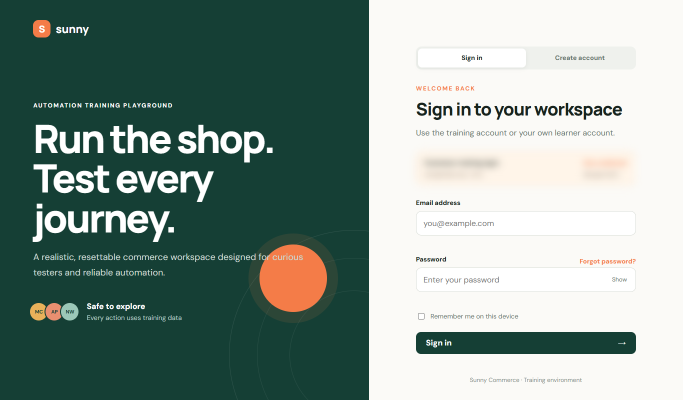
#> input picture evidence/ecommerce-lite/chay-test/dang-nhap-tc-001-form-dang-nhap-20261120-114808.png, 1366 x 800 px (shown at 1/2 size)
$ python -i process_logo.py   (imports and definitions only)
#> lines starting #> are read from the running program, lines starting #| are printed output that depends on the picture
### scripts/test_automation/theme.py
"""Giao diện thương hiệu dùng chung cho MỌI trang HTML do script sinh ra (kết quả chạy, bug, tài liệu, trang tổng).

Một nơi duy nhất giữ: bảng màu (lấy mẫu từ ảnh thương hiệu), font, chế độ sáng/tối, bảng rộng có cột cố định và thanh cuộn ngang, logo.
Mọi dự án và mọi máy dùng cùng module này nên trang ra giống hệt nhau. Muốn đổi giao diện: sửa ở đây rồi chạy
`python -X utf8 scripts/build_docs.py --all` (sinh lại mọi trang). Mô tả thương hiệu: docs/thuong-hieu/README.md.

Font: ưu tiên font cục bộ trong `docs/thuong-hieu/fonts/` (tải bằng scripts/tai-font.py; chạy được khi không có mạng, giống hệt trên mọi máy);
chưa có thì lấy từ Google Fonts (cần mạng). Logo: `docs/thuong-hieu/logo-sunny-nhan-ra-nen-trong.png` (nhúng thẳng vào trang; chưa có thì bỏ qua).
"""
import base64
import os

from . import config

CSS_BASE = """
/* Màu lấy mẫu từ ảnh thương hiệu (đỏ #C24E3A, vàng #E8A53C, xanh #2E7D32, nâu #3A2E26); nền và thẻ hạ độ sáng cho đỡ chói.
   Chế độ tối theo hệ điều hành, có nút đổi tay (lưu trong trình duyệt). */
:root{color-scheme:light;--bg:#E8DFD0;--card:#F2EDE5;--text:#3A2E26;--body:#463B34;--muted:#6F6154;--line:#D1C9BB;--coral:#C24E3A;--amber:#D9902A;--amberbg:#F6E6C3;--amberfg:#8A5A0E;--warnline:#E6CC93;--green:#2E7D32;--greenbg:#E1EDE3;--greenline:#BBD6C2;--pinkbg:#F8E4DE;--pinkline:#E0B0A4;--graybg:#DCD4C6;--grayfg:#5F5246}
@media (prefers-color-scheme:dark){:root:not([data-theme=light]){color-scheme:dark;--bg:#251F1A;--card:#2E2721;--text:#F1E6D4;--body:#DCCFBE;--muted:#A89A8B;--line:#44392F;--coral:#EE8F7C;--amber:#E8A53C;--amberbg:#3A2F18;--amberfg:#EDBB62;--warnline:#5E4A22;--green:#86D08F;--greenbg:#1F3228;--greenline:#2F5A3E;--pinkbg:#3B2420;--pinkline:#6B3A32;--graybg:#38302A;--grayfg:#B8AA9A}:root:not([data-theme=light]) .brand img{background:#E8DFD0;border-radius:14px;padding:6px 14px}}
:root[data-theme=dark]{color-scheme:dark;--bg:#251F1A;--card:#2E2721;--text:#F1E6D4;--body:#DCCFBE;--muted:#A89A8B;--line:#44392F;--coral:#EE8F7C;--amber:#E8A53C;--amberbg:#3A2F18;--amberfg:#EDBB62;--warnline:#5E4A22;--green:#86D08F;--greenbg:#1F3228;--greenline:#2F5A3E;--pinkbg:#3B2420;--pinkline:#6B3A32;--graybg:#38302A;--grayfg:#B8AA9A}
:root[data-theme=dark] .brand img{background:#E8DFD0;border-radius:14px;padding:6px 14px}
*{box-sizing:border-box}
body{margin:0;background:var(--bg);color:var(--body);font:16px/1.65 "Be Vietnam Pro","Segoe UI",system-ui,sans-serif;padding:40px 16px 56px}
main{max-width:1100px;margin:0 auto}
.brand{text-align:left;margin:0 0 16px}.brand img{height:60px;width:auto;display:block}
.eyebrow{text-align:center;font-size:12px;font-weight:700;letter-spacing:.22em;text-transform:uppercase;color:var(--amber);margin:0 0 10px}
h1{font:700 40px/1.15 "Be Vietnam Pro","Segoe UI",system-ui,sans-serif;color:var(--text);text-align:center;margin:0 0 8px}
h1 em{font-style:italic;color:var(--coral)}
h2{font:700 22px/1.3 "Be Vietnam Pro","Segoe UI",system-ui,sans-serif;color:var(--text);margin:36px 0 12px}
.sub{text-align:center;color:var(--muted);margin:0 0 26px;font-size:14px}
code{background:var(--graybg);padding:1px 6px;border-radius:5px;font-size:13px}
.card{background:var(--card);border:1px solid var(--line);border-radius:14px;padding:18px 22px}
dl.meta{display:grid;grid-template-columns:max-content 1fr;gap:8px 24px;margin:0}
dl.meta dt{font-size:12px;font-weight:700;letter-spacing:.14em;text-transform:uppercase;color:var(--muted);padding-top:3px}
dl.meta dd{margin:0}
.wrap{overflow-x:auto;border:1px solid var(--line);border-radius:14px;background:var(--card)}
table{border-collapse:collapse;width:100%;min-width:640px}
th,td{padding:12px 16px;text-align:left;border-bottom:1px solid var(--line);vertical-align:top}
th{font-size:12px;font-weight:700;letter-spacing:.14em;text-transform:uppercase;color:var(--muted);background:var(--bg)}
tr:last-child td{border-bottom:0}
a{color:var(--coral);text-decoration-color:var(--pinkline);text-underline-offset:3px}
a:hover{text-decoration-color:var(--coral)}
.badge{display:inline-block;padding:3px 11px;border-radius:999px;font-size:13px;font-weight:700;white-space:nowrap;border:1px solid transparent}
.ok{background:var(--greenbg);color:var(--green);border-color:var(--greenline)}
.warn{background:var(--amberbg);color:var(--amberfg);border-color:var(--warnline)}
.bad{background:var(--pinkbg);color:var(--coral);border-color:var(--pinkline)}
.gray{background:var(--graybg);color:var(--grayfg);border-color:var(--line)}
.num{text-align:center}.nw{white-space:nowrap}
.small{font-size:13px;color:var(--muted)}
ul.ev{margin:0;padding-left:16px}
.note{font:400 18px/1.6 "Be Vietnam Pro","Segoe UI",system-ui,sans-serif;color:var(--text);text-align:center;border-top:1px solid var(--line);border-bottom:1px solid var(--line);padding:18px 8px;margin:36px 0 0}
main.rong{max-width:1840px}
.thumb.kiem{border-color:#1B8F3A}.cap-ok{color:var(--green);font-size:13px;font-weight:700;line-height:1.45;margin:6px 0 2px;max-width:230px}.vid{display:block;margin-top:6px;max-width:250px;border-radius:8px;background:#000}
.kl h3{font:700 16px/1.3 "Be Vietnam Pro","Segoe UI",system-ui,sans-serif;color:var(--text);margin:18px 0 6px}.kl p{margin:6px 0}.kl ul{margin:6px 0;padding-left:22px}.kl li{margin:5px 0}.kl-dau{font-size:17px;color:var(--text);font-weight:500}.kl-bang{min-width:0;width:100%}.kl-bang td{font-size:14.5px}
.lon table{min-width:1280px;border-collapse:separate;border-spacing:0}.lon td:nth-child(2){min-width:230px}
.khu-bang{position:relative}.lon{scrollbar-width:none;cursor:grab}.lon::-webkit-scrollbar{display:none}.lon.keo{cursor:grabbing;user-select:none}
.thanh-keo{position:sticky;bottom:0;z-index:6;overflow-x:auto;overflow-y:hidden;height:18px;background:var(--bg);border:1px solid var(--line);border-radius:10px;margin-top:6px}
.thanh-keo>div{height:1px}
.lon th:nth-child(1),.lon td:nth-child(1){position:sticky;left:0;z-index:2;background:var(--card);width:76px;min-width:76px}
.lon th:nth-child(2),.lon td:nth-child(2){position:sticky;left:76px;z-index:2;background:var(--card);box-shadow:3px 0 0 var(--line)}
.lon th:nth-child(1),.lon th:nth-child(2){background:var(--bg);z-index:3}
.goi-y{margin:0 0 8px;font-size:13px;color:var(--muted)}
.cap-loi{color:var(--coral);font-size:13px;font-weight:700;line-height:1.45;margin:6px 0 2px;max-width:230px}.cot-nho{font-size:13.5px;line-height:1.5;min-width:170px}.cot-nho div+div{margin-top:4px}.cot-nho code{font-size:12px}
.thuc-te .dung{color:var(--green)}.thuc-te .sai{color:var(--coral);font-weight:700}
ul.ev li.loi{list-style:none;margin:8px 0 0 -16px}.thumb{display:block;margin-top:6px;max-width:210px;border:3px solid #E5252A;border-radius:8px}
.theme{position:absolute;top:12px;right:12px;z-index:5;background:var(--card);color:var(--body);border:1px solid var(--line);border-radius:999px;padding:6px 14px;font:700 12px/1 inherit;font-family:inherit;letter-spacing:.06em;cursor:pointer}
.theme:hover{border-color:var(--coral);color:var(--coral)}
@media (max-width:600px){h1{font-size:30px}body{padding-top:28px}}
"""


JS_DRAG_SCROLL = ("document.addEventListener('DOMContentLoaded',function(){document.querySelectorAll('.khu-bang').forEach(function(k){"
           "var w=k.querySelector('.wrap'),p=k.querySelector('.thanh-keo'),i=p.firstElementChild,t=w.querySelector('table'),a=false;"
           "function dat(){i.style.width=t.scrollWidth+'px';p.style.display=(w.scrollWidth>w.clientWidth+2)?'block':'none'}dat();addEventListener('resize',dat);"
           "p.addEventListener('scroll',function(){if(a){a=false;return}a=true;w.scrollLeft=p.scrollLeft});"
           "w.addEventListener('scroll',function(){if(a){a=false;return}a=true;p.scrollLeft=w.scrollLeft});"
           "var x0=0,s0=0,d=false;w.addEventListener('mousedown',function(e){if(e.target.closest('a,button,img')||e.button!==0)return;d=true;x0=e.clientX;s0=w.scrollLeft;w.classList.add('keo')});"
           "addEventListener('mouseup',function(){d=false;w.classList.remove('keo')});"
           "addEventListener('mousemove',function(e){if(d)w.scrollLeft=s0-(e.clientX-x0)})})});")

JS_THEME = "(function(){var r=document.documentElement;try{var t=localStorage.getItem('smoke-theme');if(t)r.setAttribute('data-theme',t)}catch(e){}document.addEventListener('DOMContentLoaded',function(){var b=document.getElementById('theme');function eff(){var t=r.getAttribute('data-theme');return t||(matchMedia('(prefers-color-scheme: dark)').matches?'dark':'light')}function lab(){b.textContent=eff()==='dark'?'Chế độ sáng':'Chế độ tối'}lab();b.onclick=function(){var n=eff()==='dark'?'light':'dark';r.setAttribute('data-theme',n);try{localStorage.setItem('smoke-theme',n)}catch(e){}lab()}})})();"


BRAND_FILE = "docs/thuong-hieu/brand.json"
DEFAULT_BRAND = {
    "name": "Sunny Nhận Ra",                                      # tên thương hiệu (chữ thay thế của logo)
    "logo": "docs/thuong-hieu/logo-sunny-nhan-ra-nen-trong.png",  # logo nhúng vào trang (nền trong suốt, nên rộng 400 đến 500 px)
    "logo_source": "docs/thuong-hieu/logo-sunny-nhan-ra.png",     # logo gốc để scripts/process_logo.py tạo ra bản nhúng
    "logo_enabled": True,                                         # false = không hiện logo
}
LOGO_PATH = DEFAULT_BRAND["logo"]
_MIME = {".png": "image/png", ".jpg": "image/jpeg", ".jpeg": "image/jpeg", ".svg": "image/svg+xml", ".webp": "image/webp"}


def load_brand(project=None):
    """Cấu hình thương hiệu: mặc định (Sunny) < `docs/thuong-hieu/brand.json` (chung cả repo) < `testing/<dự-án>/brand.json` (riêng một dự án).

    Chỉ cần ghi các khóa muốn đổi. Đường dẫn tính từ gốc repo. Dùng khi người khác dùng bộ công cụ này cho thương hiệu của họ.
    """
    import json

    brand = dict(DEFAULT_BRAND)
    files = [config.ROOT / BRAND_FILE]
    if project:
        files.append(config.ROOT / "testing" / project / "brand.json")
    for f in files:
        if f.exists():
            try:
                brand.update({k: v for k, v in json.loads(f.read_text(encoding="utf-8")).items() if k in DEFAULT_BRAND})
            except (OSError, ValueError):
                pass
    return brand


# [20 lines left out: functions logo_data_uri, brand_html, not called in this run]


FONTS_DIR = "docs/thuong-hieu/fonts"
GOOGLE_FONTS = (
    '<link rel="preconnect" href="https://fonts.googleapis.com"><link rel="preconnect" href="https://fonts.gstatic.com" crossorigin>'
    '<link href="https://fonts.googleapis.com/css2?family=Be+Vietnam+Pro:ital,wght@0,400;0,500;0,600;0,700;1,400&display=swap" rel="stylesheet">'
)
# [29 lines left out: functions font_head, page_head, not called in this run]

### scripts/process_logo.py
#!/usr/bin/env python3
"""Tạo bản logo nền trong suốt, nhỏ gọn, để nhúng vào trang kết quả (smoke-ket-qua.html).

    python -X utf8 scripts/process_logo.py            # đọc logo gốc ghi trong docs/thuong-hieu/brand.json (mặc định logo-sunny-nhan-ra.png)
    python -X utf8 scripts/process_logo.py --width 420 # đổi chiều rộng (mặc định 420 px)

Nền trắng chuyển thành trong suốt (để đặt lên nền kem không bị hộp trắng), màu logo giữ nguyên. Logo đã có nền trong suốt thì giữ nền đó,
dọn chấm nhiễu li ti và cắt phần trống quanh logo.
Chạy một lần khi đổi logo, cần Pillow (`pip install Pillow`).
"""
import argparse
import sys
from pathlib import Path

ROOT = Path(__file__).resolve().parent.parent
sys.path.insert(0, str(Path(__file__).resolve().parent))
from test_automation import theme  # noqa: E402

BRAND = theme.load_brand()   # đường dẫn logo gốc và logo nhúng lấy từ docs/thuong-hieu/brand.json
SOURCE = ROOT / BRAND["logo_source"]
DEST = ROOT / BRAND["logo"]


def process(src, dest, width=420):
    """Nền trắng → trong suốt; logo đã có nền trong suốt thì giữ và chỉ dọn các chấm nhiễu li ti còn sót quanh logo."""
#> called with dest = 'out.png', width = 420
    from PIL import Image, ImageChops, ImageFilter

    original = Image.open(src)
#> original is the input picture: PIL image 1366x800 RGB; mean R, G, B 132.1, 151, 143.5
    if original.mode == "RGBA" and original.getchannel("A").getextrema()[0] < 250:
        im = original.copy()
        alpha = im.getchannel("A")
        solid = alpha.point(lambda v: 255 if v >= 128 else 0)
        opened = solid.filter(ImageFilter.MinFilter(9)).filter(ImageFilter.MaxFilter(9))   # bỏ chấm nhỏ hơn khoảng 9 điểm ảnh
        keep = opened.filter(ImageFilter.MaxFilter(7))                                      # chừa viền khử răng cưa quanh hình giữ lại
        im.putalpha(ImageChops.darker(alpha, keep))
        im = im.crop(im.getchannel("A").point(lambda v: 255 if v > 8 else 0).getbbox())   # cắt phần trống quanh logo
        im = im.resize((width, max(1, round(im.height * width / im.width))), Image.LANCZOS)
    else:
        im = original.convert("RGB")
        im = im.resize((width, max(1, round(im.height * width / im.width))), Image.LANCZOS)
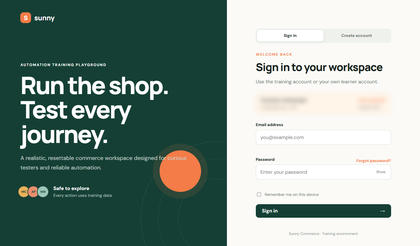
#> im: PIL image 420x246 RGB; mean R, G, B 131.9, 150.9, 143.4
        r, g, b = im.split()
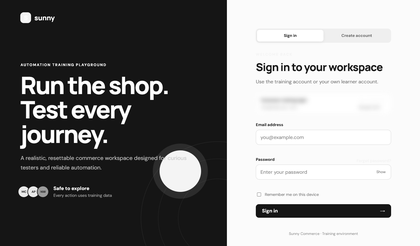
#> r: PIL image 420x246 L; min 0, max 255, mean 131.9
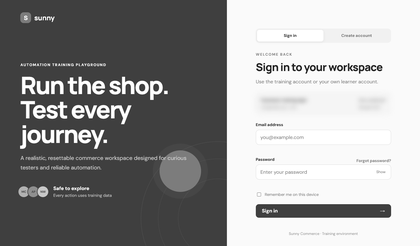
#> g: PIL image 420x246 L; min 0, max 255, mean 150.9
        darkest = ImageChops.darker(ImageChops.darker(r, g), b)  # kênh tối nhất mỗi điểm; 255 = trắng tinh
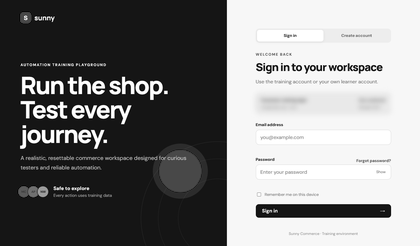
#> darkest: PIL image 420x246 L; min 0, max 255, mean 127
        im.putalpha(darkest.point(lambda v: min(255, (255 - v) * 255 // 40)))  # gần trắng → trong suốt, đủ đậm → giữ nguyên
#> im: PIL image 420x246 RGBA
#> (the run stopped early here; a loop or call above may not have finished)
